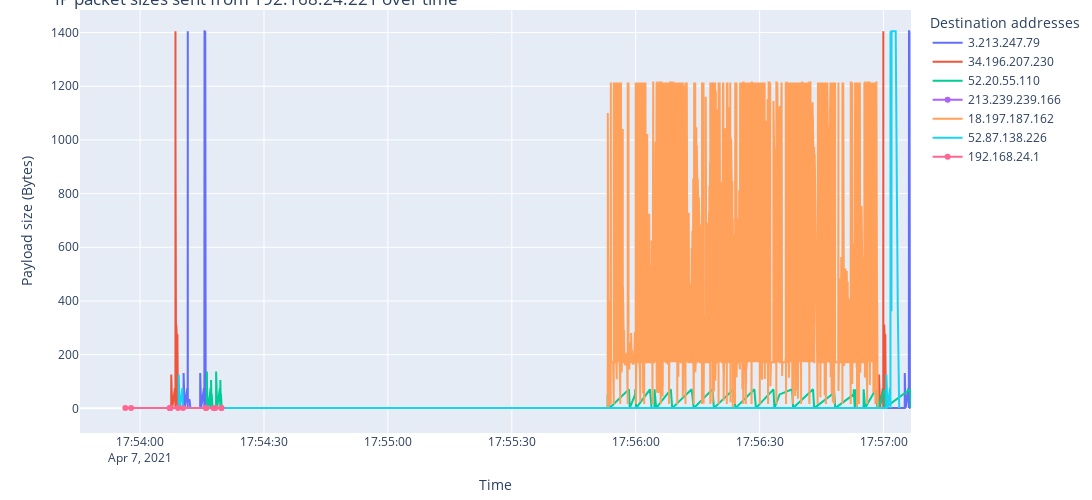

The cell this chart's notebook holds for it:
### Code cell
layout = go.Layout(
    title=f"IP packet sizes sent from {top_src_addr} over time",
    xaxis_title="Time",
    yaxis_title="Payload size (Bytes)",
    legend_title_text='Destination addresses'
)

fig = go.Figure(
  data=scatter_plots,
  layout=layout,
  )

fig.update_layout(
  height=500, 
  width=1800, 
  )
fig.update_layout(margin=dict(t=10, b=10))

fig.write_image("assets/ring_top_src_sent.pdf")
fig.show()
